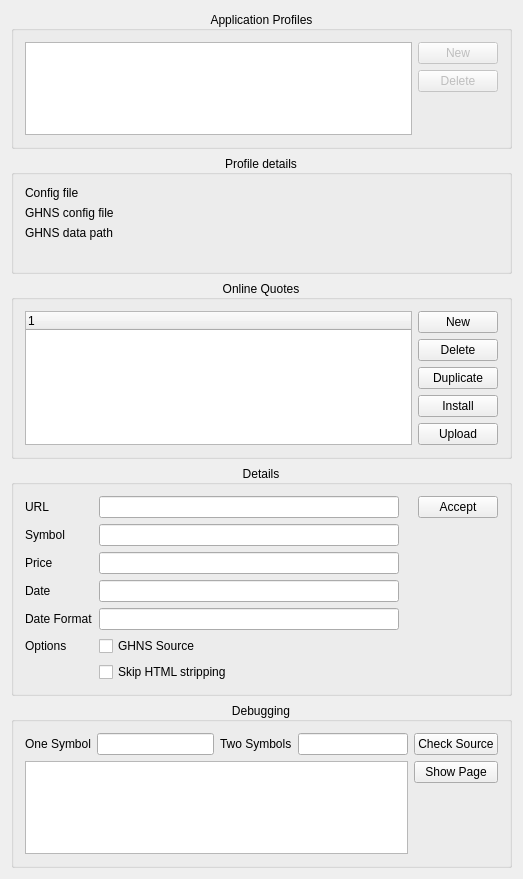
<?xml version="1.0" encoding="UTF-8"?>
<ui version="4.0">
 <class>AlkOnlineQuotesWidget</class>
 <widget class="QWidget" name="AlkOnlineQuotesWidget">
  <property name="geometry">
   <rect>
    <x>0</x>
    <y>0</y>
    <width>523</width>
    <height>879</height>
   </rect>
  </property>
  <property name="minimumSize">
   <size>
    <width>0</width>
    <height>0</height>
   </size>
  </property>
  <property name="windowTitle">
   <string>Online Quotes</string>
  </property>
  <layout class="QVBoxLayout" name="verticalLayout_6">
   <item>
    <widget class="QGroupBox" name="profilesGroupBox">
     <property name="whatsThis">
      <string>&lt;html&gt;&lt;head/&gt;&lt;body&gt;&lt;p&gt;Select, add or delete an application profile, where to load profiles from and save into eg. kmymoney or skrooge.&lt;/p&gt;&lt;/body&gt;&lt;/html&gt;</string>
     </property>
     <property name="title">
      <string>Application Profiles</string>
     </property>
     <property name="alignment">
      <set>Qt::AlignCenter</set>
     </property>
     <layout class="QGridLayout" name="gridLayout_3">
      <item row="0" column="0">
       <layout class="QHBoxLayout" name="horizontalLayout_7">
        <item>
         <widget class="QListWidget" name="m_profileList"/>
        </item>
        <item>
         <layout class="QVBoxLayout" name="verticalLayout_7">
          <item>
           <widget class="QPushButton" name="m_newProfile">
            <property name="enabled">
             <bool>false</bool>
            </property>
            <property name="text">
             <string>New</string>
            </property>
           </widget>
          </item>
          <item>
           <widget class="QPushButton" name="m_deleteProfile">
            <property name="enabled">
             <bool>false</bool>
            </property>
            <property name="text">
             <string>Delete</string>
            </property>
           </widget>
          </item>
          <item>
           <spacer name="verticalSpacer_4">
            <property name="orientation">
             <enum>Qt::Vertical</enum>
            </property>
            <property name="sizeHint" stdset="0">
             <size>
              <width>20</width>
              <height>40</height>
             </size>
            </property>
           </spacer>
          </item>
         </layout>
        </item>
       </layout>
      </item>
     </layout>
    </widget>
   </item>
   <item>
    <widget class="QGroupBox" name="profileDetailsBox">
     <property name="title">
      <string>Profile details</string>
     </property>
     <property name="alignment">
      <set>Qt::AlignCenter</set>
     </property>
     <layout class="QGridLayout" name="gridLayout_2">
      <item row="1" column="0">
       <widget class="QLabel" name="m_GHNSConfigLabel">
        <property name="text">
         <string>GHNS config file</string>
        </property>
       </widget>
      </item>
      <item row="4" column="1">
       <spacer name="horizontalSpacer">
        <property name="orientation">
         <enum>Qt::Horizontal</enum>
        </property>
        <property name="sizeHint" stdset="0">
         <size>
          <width>40</width>
          <height>20</height>
         </size>
        </property>
       </spacer>
      </item>
      <item row="0" column="0">
       <widget class="QLabel" name="m_configLabel">
        <property name="text">
         <string>Config file</string>
        </property>
       </widget>
      </item>
      <item row="3" column="1">
       <widget class="QLabel" name="m_GHNSDataPath">
        <property name="text">
         <string/>
        </property>
        <property name="textInteractionFlags">
         <set>Qt::LinksAccessibleByMouse|Qt::TextSelectableByMouse</set>
        </property>
       </widget>
      </item>
      <item row="0" column="1">
       <widget class="QLabel" name="m_configFilePath">
        <property name="text">
         <string/>
        </property>
        <property name="textInteractionFlags">
         <set>Qt::LinksAccessibleByMouse|Qt::TextSelectableByMouse</set>
        </property>
       </widget>
      </item>
      <item row="1" column="1">
       <widget class="QLabel" name="m_GHNSConfigFilePath">
        <property name="text">
         <string/>
        </property>
        <property name="textInteractionFlags">
         <set>Qt::LinksAccessibleByMouse|Qt::TextSelectableByMouse</set>
        </property>
       </widget>
      </item>
      <item row="3" column="0">
       <widget class="QLabel" name="m_GHNSDataLabel">
        <property name="text">
         <string>GHNS data path</string>
        </property>
       </widget>
      </item>
      <item row="5" column="1">
       <spacer name="verticalSpacer_5">
        <property name="orientation">
         <enum>Qt::Vertical</enum>
        </property>
        <property name="sizeHint" stdset="0">
         <size>
          <width>20</width>
          <height>40</height>
         </size>
        </property>
       </spacer>
      </item>
     </layout>
    </widget>
   </item>
   <item>
    <widget class="QGroupBox" name="onlineQuotesGroupBox">
     <property name="enabled">
      <bool>true</bool>
     </property>
     <property name="whatsThis">
      <string>&lt;html&gt;&lt;head/&gt;&lt;body&gt;&lt;p&gt;online price quotes&lt;/p&gt;&lt;/body&gt;&lt;/html&gt;</string>
     </property>
     <property name="title">
      <string>Online Quotes</string>
     </property>
     <property name="alignment">
      <set>Qt::AlignCenter</set>
     </property>
     <layout class="QHBoxLayout" name="horizontalLayout_8">
      <item>
       <layout class="QHBoxLayout" name="horizontalLayout">
        <item>
         <widget class="QTreeWidget" name="m_quoteSourceList"/>
        </item>
        <item>
         <layout class="QVBoxLayout" name="verticalLayout">
          <item>
           <widget class="QPushButton" name="m_newButton">
            <property name="text">
             <string comment="@action create new quote source">New</string>
            </property>
           </widget>
          </item>
          <item>
           <widget class="QPushButton" name="m_deleteButton">
            <property name="text">
             <string>Delete</string>
            </property>
           </widget>
          </item>
          <item>
           <widget class="QPushButton" name="m_duplicateButton">
            <property name="toolTip">
             <string>Create a duplicate of the currently selected source entry under a different name.</string>
            </property>
            <property name="whatsThis">
             <string>Use this to create a duplicate of an entry for an online source</string>
            </property>
            <property name="text">
             <string>Duplicate</string>
            </property>
            <property name="icon">
             <iconset theme="edit-copy">
              <normaloff>.</normaloff>.</iconset>
            </property>
           </widget>
          </item>
          <item>
           <widget class="QPushButton" name="m_installButton">
            <property name="text">
             <string>Install</string>
            </property>
           </widget>
          </item>
          <item>
           <widget class="QPushButton" name="m_uploadButton">
            <property name="text">
             <string>Upload</string>
            </property>
           </widget>
          </item>
          <item>
           <spacer name="verticalSpacer">
            <property name="orientation">
             <enum>Qt::Vertical</enum>
            </property>
            <property name="sizeHint" stdset="0">
             <size>
              <width>14</width>
              <height>13</height>
             </size>
            </property>
           </spacer>
          </item>
         </layout>
        </item>
       </layout>
      </item>
     </layout>
    </widget>
   </item>
   <item>
    <widget class="QGroupBox" name="detailsGroupBox">
     <property name="whatsThis">
      <string>&lt;html&gt;&lt;head/&gt;&lt;body&gt;&lt;p&gt;&lt;span style=&quot; font-style:italic;&quot;&gt;Enter regular expressions which can be used to parse the data returned from the URL entered above. The symbol, price, and date must be found in the quote data to be usable. You may also try the KMyMoney forum at &lt;/span&gt;&lt;a href=&quot;https://forum.kde.org/viewforum.php?f=69&quot;&gt;&lt;span style=&quot; text-decoration: underline; color:#2980b9;&quot;&gt;https://forum.kde.org/viewforum.php?f=69&lt;/span&gt;&lt;/a&gt;  or the &lt;span style=&quot; font-style:italic;&quot;&gt;user's mailinglist at &lt;/span&gt;&lt;a href=&quot;mailto:kmymoney@kde.org&quot;&gt;&lt;span style=&quot; font-style:italic; text-decoration: underline; color:#2980b9;&quot;&gt;kmymoney@kde.org&lt;/span&gt;&lt;/a&gt;&lt;span style=&quot; font-style:italic;&quot;&gt; to find what settings work for other users in your country.&lt;/span&gt;&lt;/p&gt;&lt;/body&gt;&lt;/html&gt;</string>
     </property>
     <property name="title">
      <string>Details</string>
     </property>
     <property name="alignment">
      <set>Qt::AlignCenter</set>
     </property>
     <layout class="QVBoxLayout" name="verticalLayout_4">
      <item>
       <layout class="QHBoxLayout" name="horizontalLayout_2">
        <item>
         <layout class="QGridLayout" name="gridLayout">
          <item row="4" column="1">
           <widget class="KLineEdit" name="m_editDateFormat">
            <property name="toolTip">
             <string>Regular Expression to extract the date from the downloaded data</string>
            </property>
           </widget>
          </item>
          <item row="4" column="0">
           <widget class="QLabel" name="textLabel4_2">
            <property name="text">
             <string>Date Format</string>
            </property>
            <property name="wordWrap">
             <bool>false</bool>
            </property>
           </widget>
          </item>
          <item row="1" column="2">
           <widget class="QLabel" name="m_symbolCheckLabel">
            <property name="text">
             <string/>
            </property>
           </widget>
          </item>
          <item row="1" column="1">
           <widget class="KLineEdit" name="m_editSymbol">
            <property name="toolTip">
             <string>Regular Expression to extract the symbol from the downloaded data</string>
            </property>
           </widget>
          </item>
          <item row="3" column="0">
           <widget class="QLabel" name="textLabel4">
            <property name="text">
             <string>Date</string>
            </property>
            <property name="wordWrap">
             <bool>false</bool>
            </property>
           </widget>
          </item>
          <item row="6" column="1">
           <widget class="QCheckBox" name="m_skipStripping">
            <property name="whatsThis">
             <string>&lt;p&gt;For easier processing of the data returned by the online source, KMyMoney usually strips unused parts before it is parsed with the regular expressions. If matching of the fields relies on those items, then use this option to turn stripping off.&lt;/p&gt;

&lt;p&gt;The following items are usually removed by stripping:

&lt;ul&gt;
&lt;li&gt;HTML tags such as &lt;b&gt;&amp;lt;tag&amp;gt;&lt;/b&gt;&lt;/li&gt;
&lt;li&gt;&amp; encoded characters such as &lt;b&gt;&amp;amp;nbsp;&lt;/b&gt;&lt;/li&gt;
&lt;li&gt;duplicate whitespace&lt;/li&gt;
&lt;/ul&gt;
&lt;/p&gt;</string>
            </property>
            <property name="text">
             <string>Skip HTML stripping</string>
            </property>
           </widget>
          </item>
          <item row="0" column="2">
           <widget class="QLabel" name="m_urlCheckLabel">
            <property name="text">
             <string/>
            </property>
           </widget>
          </item>
          <item row="2" column="2">
           <widget class="QLabel" name="m_priceCheckLabel">
            <property name="text">
             <string/>
            </property>
           </widget>
          </item>
          <item row="0" column="0">
           <widget class="QLabel" name="textLabel1">
            <property name="text">
             <string>URL</string>
            </property>
            <property name="wordWrap">
             <bool>false</bool>
            </property>
           </widget>
          </item>
          <item row="2" column="1">
           <widget class="KLineEdit" name="m_editPrice">
            <property name="toolTip">
             <string>Regular Expression to extract the price from the downloaded data</string>
            </property>
           </widget>
          </item>
          <item row="5" column="0">
           <widget class="QLabel" name="label_3">
            <property name="text">
             <string>Options</string>
            </property>
           </widget>
          </item>
          <item row="5" column="1">
           <widget class="QCheckBox" name="m_ghnsSource">
            <property name="whatsThis">
             <string/>
            </property>
            <property name="text">
             <string>GHNS Source</string>
            </property>
           </widget>
          </item>
          <item row="4" column="2">
           <widget class="QLabel" name="m_dateFormatCheckLabel">
            <property name="text">
             <string/>
            </property>
           </widget>
          </item>
          <item row="3" column="2">
           <widget class="QLabel" name="m_dateCheckLabel">
            <property name="text">
             <string/>
            </property>
           </widget>
          </item>
          <item row="2" column="0">
           <widget class="QLabel" name="textLabel3">
            <property name="text">
             <string>Price</string>
            </property>
            <property name="wordWrap">
             <bool>false</bool>
            </property>
           </widget>
          </item>
          <item row="1" column="0">
           <widget class="QLabel" name="textLabel2">
            <property name="text">
             <string>Symbol</string>
            </property>
            <property name="wordWrap">
             <bool>false</bool>
            </property>
           </widget>
          </item>
          <item row="3" column="1">
           <widget class="KLineEdit" name="m_editDate">
            <property name="toolTip">
             <string>Regular Expression to extract the date from the downloaded data</string>
            </property>
           </widget>
          </item>
          <item row="0" column="1">
           <widget class="KLineEdit" name="m_editURL">
            <property name="toolTip">
             <string>URL to be used to download the quote</string>
            </property>
            <property name="whatsThis">
             <string>Enter the URL from which stock quotes will be fetched.  &lt;b&gt;%1&lt;/b&gt; will be replaced with the symbol for the security being quoted. For currency conversions, &lt;b&gt;%2&lt;/b&gt; will be replaced with the currency to be quoted and &lt;b&gt;%1&lt;/b&gt; with the currency the quote is based on.</string>
            </property>
           </widget>
          </item>
         </layout>
        </item>
        <item>
         <layout class="QVBoxLayout" name="verticalLayout_3">
          <property name="leftMargin">
           <number>0</number>
          </property>
          <item>
           <widget class="QPushButton" name="m_updateButton">
            <property name="text">
             <string comment="@action update quotes from online quote source">Accept</string>
            </property>
           </widget>
          </item>
          <item>
           <spacer name="verticalSpacer_2">
            <property name="orientation">
             <enum>Qt::Vertical</enum>
            </property>
            <property name="sizeHint" stdset="0">
             <size>
              <width>20</width>
              <height>40</height>
             </size>
            </property>
           </spacer>
          </item>
         </layout>
        </item>
       </layout>
      </item>
      <item>
       <spacer name="verticalSpacer_6">
        <property name="orientation">
         <enum>Qt::Vertical</enum>
        </property>
        <property name="sizeHint" stdset="0">
         <size>
          <width>20</width>
          <height>40</height>
         </size>
        </property>
       </spacer>
      </item>
     </layout>
    </widget>
   </item>
   <item>
    <widget class="QGroupBox" name="debugGroupBox">
     <property name="title">
      <string>Debugging</string>
     </property>
     <property name="alignment">
      <set>Qt::AlignCenter</set>
     </property>
     <layout class="QHBoxLayout" name="horizontalLayout_6">
      <item>
       <layout class="QVBoxLayout" name="verticalLayout_5">
        <item>
         <layout class="QHBoxLayout" name="horizontalLayout_5">
          <item>
           <layout class="QHBoxLayout" name="horizontalLayout_4">
            <item>
             <widget class="QLabel" name="label">
              <property name="text">
               <string>One Symbol</string>
              </property>
             </widget>
            </item>
            <item>
             <widget class="QLineEdit" name="m_checkSymbol"/>
            </item>
           </layout>
          </item>
          <item>
           <layout class="QHBoxLayout" name="horizontalLayout_3">
            <item>
             <widget class="QLabel" name="label_2">
              <property name="text">
               <string>Two Symbols</string>
              </property>
             </widget>
            </item>
            <item>
             <widget class="QLineEdit" name="m_checkSymbol2"/>
            </item>
           </layout>
          </item>
         </layout>
        </item>
        <item>
         <widget class="KTextEdit" name="m_logWindow"/>
        </item>
       </layout>
      </item>
      <item>
       <layout class="QVBoxLayout" name="verticalLayout_2">
        <item>
         <widget class="QPushButton" name="m_checkButton">
          <property name="text">
           <string>Check Source</string>
          </property>
         </widget>
        </item>
        <item>
         <widget class="QPushButton" name="m_showButton">
          <property name="text">
           <string>Show Page</string>
          </property>
         </widget>
        </item>
        <item>
         <spacer name="verticalSpacer_3">
          <property name="orientation">
           <enum>Qt::Vertical</enum>
          </property>
          <property name="sizeHint" stdset="0">
           <size>
            <width>20</width>
            <height>40</height>
           </size>
          </property>
         </spacer>
        </item>
       </layout>
      </item>
     </layout>
    </widget>
   </item>
  </layout>
 </widget>
 <layoutdefault spacing="6" margin="11"/>
 <customwidgets>
  <customwidget>
   <class>KTextEdit</class>
   <extends>QTextEdit</extends>
   <header>ktextedit.h</header>
  </customwidget>
  <customwidget>
   <class>KLineEdit</class>
   <extends>QLineEdit</extends>
   <header>klineedit.h</header>
  </customwidget>
 </customwidgets>
 <resources/>
 <connections/>
</ui>
